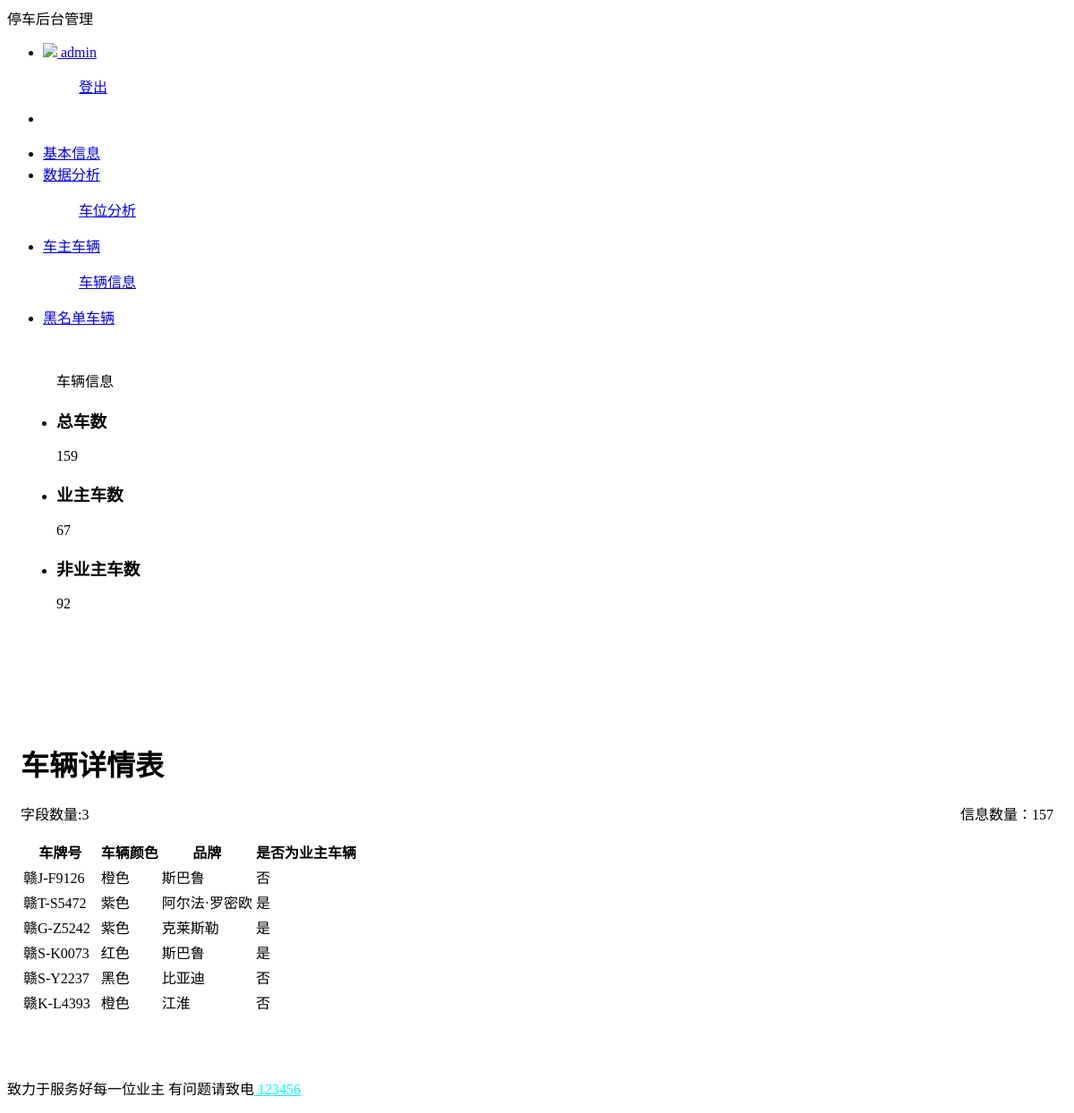
Screenshot of /ParkingManagementSystem/domain/carInfo.php (signed in) with the database file from the repository.
### tables this page shows
CREATE TABLE `carinfo` (
  `carID` varchar(10) NOT NULL,
  `color` varchar(10) DEFAULT NULL,
  `brand` varchar(10) DEFAULT NULL
);

### ParkingManagementSystem/domain/carInfo.php (the view, shortened to what this page needs)
<?php
    include '../connect.php';
?>
<!DOCTYPE html>
<html>
<head>
    <link href="//cdn.staticfile.net/layui/2.9.11/css/layui.css" rel="stylesheet">
    <link href="../css/scrollable.css" rel="stylesheet">
</head>
<body>
    <div class="layui-layout layui-layout-admin">
        <div class="layui-header">
            <div class="layui-logo layui-hide-xs layui-bg-black">停车后台管理</div>
            <ul class="layui-nav layui-layout-right">
                <li class="layui-nav-item layui-hide layui-show-sm-inline-block">
                    <a href="javascript:;">
                        <img src="//unpkg.com/outeres@0.0.10/img/layui/icon-v2.png" class="layui-nav-img">
                        <?php echo $_SESSION['username'];?>
                    </a>
                    <dl class="layui-nav-child">
                        <dd><a href="../login.php">登出</a></dd>
                    </dl>
                </li>
                <li class="layui-nav-item" lay-header-event="menuRight" lay-unselect>
                </li>
            </ul>
        </div>
        <div class="layui-side layui-bg-black">
            <div class="layui-side-scroll">
            <ul class="layui-nav layui-nav-tree" lay-filter="test">
                <li class="layui-nav-item"><a href="baseinfo.php">基本信息</a></li>
                <li class="layui-nav-item">
                    <a class="" href="javascript:;">数据分析</a>
                    <dl class="layui-nav-child">
                        <dd><a href="carA.php">车位分析 </a></dd>
                    </dl>
                </li>
                <li class="layui-nav-item">
                    <a href="javascript:;">车主车辆</a>
                    <dl class="layui-nav-child">
                        <dd><a href="carInfo.php">车辆信息</a></dd>
                    </dl>
                </li>
                <li class="layui-nav-item"><a href="blackCar.php">黑名单车辆</a></li>
            </ul>
            </div>
        </div>
        <div class="layui-body">
            <div style="padding: 15px;">
            <blockquote class="layui-elem-quote layui-text">
                车辆信息
            </blockquote>
            <div class="layui-card layui-panel">
                <div class="layui-card-body">
                    <?php
                        $sql1 = "SELECT COUNT(stallID) as numStall FROM stall";
                        $sql2 = "SELECT COUNT(carID) as numCar FROM maninfo";
                        $retval1 = mysqli_query($conn, $sql1);
                        $retval2 = mysqli_query($conn, $sql2);
                        $row1 = mysqli_fetch_assoc($retval1);
                        $row2 = mysqli_fetch_assoc($retval2);
                    ?>
                    <div>
                        <ul class="layui-row layui-col-space10 layui-this">
                            <li class="layui-col-xs3">
                                <h3>总车数</h3>
                                <p><?php echo $row1['numStall']; ?></p>
                            </li>
                            <li class="layui-col-xs3">
                                <h3>业主车数</h3>
                                <p><?php echo $row2['numCar']; ?></p>
                            </li>
                            <li class="layui-col-xs3">
                                <h3>非业主车数</h3>
                                <p><?php echo $row1['numStall']-$row2['numCar']; ?></p>
                            </li>
                        </ul>
                    </div>
                    <br></br><br></br><br></br>
                    <div>
                        <?php
                            $sql = 'select * from carinfo';
                            $tableMeta = $conn->query("DESCRIBE carinfo");
                            $retval = mysqli_query($conn, $sql);
                            $row_length = mysqli_num_rows($retval);
                            echo "<h1>车辆详情表</h1>";
                            echo "<p>
                                    <span style='float: left;'>字段数量:". $tableMeta->num_rows."</span>
                                    <span style='float: right;'>信息数量：".$row_length."</span>
                                    <div style='clear: both;'></div>
                                </p>";
                        ?>
                        <div class=" scrollable-div">
                            <table class="layui-table" lay-skin="line">
                                <tr>
                                    <th>车牌号</th>
                                    <th>车辆颜色</th>
                                    <th>品牌</th>
                                    <th>是否为业主车辆</th>
                                </tr>
                                <?php
                                    while ($row = mysqli_fetch_assoc($retval)) {
                                        echo '<tr>';
                                        foreach ($row as $value) {
                                            echo '<td>' . htmlspecialchars($value, ENT_QUOTES, 'UTF-8') . '</td>';
                                        }
                                        $check = "SELECT * FROM maninfo WHERE carID='{$row['carID']}'";
                                        $result = mysqli_query($conn, $check);
                                        $is = ($result && mysqli_num_rows($result) > 0)?"是":"否";
                                        echo '<td>'.$is.'</td></tr>';
                                    }
                                ?>
                            </table>
                        </div>
                    </div>
                </div>
            </div>
            <br><br>
            </div>
        </div>
        <div class="layui-footer">
            <p>致力于服务好每一位业主 有问题请致电<a href="https://www.bilibili.com/" style="color: cyan;"> 123456</a></p>
        </div>
    </div>
</body>
</html>

### ParkingManagementSystem/css/scrollable.css (style rules this page uses)
.scrollable-div { max-height: 200px; overflow-y: auto; }

### rows the page displays
carinfo: carID "赣J-F9126", color "橙色", brand "斯巴鲁", is "否"
carinfo: carID "赣T-S5472", color "紫色", brand "阿尔法·罗密欧", is "是"
carinfo: carID "赣G-Z5242", color "紫色", brand "克莱斯勒", is "是"
carinfo: carID "赣S-K0073", color "红色", brand "斯巴鲁", is "是"
carinfo: carID "赣S-Y2237", color "黑色", brand "比亚迪", is "否"
carinfo: carID "赣K-L4393", color "橙色", brand "江淮", is "否"

### other values shown
$_SESSION['username'] "admin"
$row1['numStall'] "159"
$row2['numCar'] "67"
$row1['numStall']-$row2['numCar'] "92"
$tableMeta->num_rows "3"
$row_length "157"
